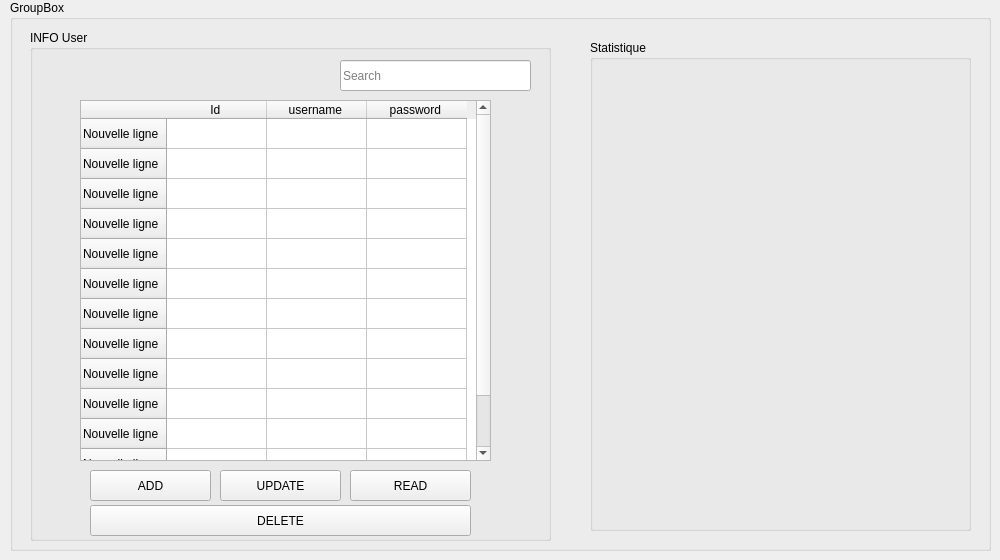
          <widget class="QWidget" name="page_3">
           <widget class="QGroupBox" name="groupBox">
            <property name="geometry">
             <rect>
              <x>10</x>
              <y>0</y>
              <width>981</width>
              <height>551</height>
             </rect>
            </property>
            <property name="title">
             <string>GroupBox</string>
            </property>
            <widget class="QGroupBox" name="groupBox_13">
             <property name="geometry">
              <rect>
               <x>20</x>
               <y>30</y>
               <width>521</width>
               <height>511</height>
              </rect>
             </property>
             <property name="styleSheet">
              <string notr="true"/>
             </property>
             <property name="title">
              <string>INFO User</string>
             </property>
             <widget class="QTableWidget" name="tableWidget_2">
              <property name="geometry">
               <rect>
                <x>50</x>
                <y>70</y>
                <width>411</width>
                <height>361</height>
               </rect>
              </property>
              <property name="styleSheet">
               <string notr="true"/>
              </property>
              <row>
               <property name="text">
                <string>Nouvelle ligne</string>
               </property>
              </row>
              <row>
               <property name="text">
                <string>Nouvelle ligne</string>
               </property>
              </row>
              <row>
               <property name="text">
                <string>Nouvelle ligne</string>
               </property>
              </row>
              <row>
               <property name="text">
                <string>Nouvelle ligne</string>
               </property>
              </row>
              <row>
               <property name="text">
                <string>Nouvelle ligne</string>
               </property>
              </row>
              <row>
               <property name="text">
                <string>Nouvelle ligne</string>
               </property>
              </row>
              <row>
               <property name="text">
                <string>Nouvelle ligne</string>
               </property>
              </row>
              <row>
               <property name="text">
                <string>Nouvelle ligne</string>
               </property>
              </row>
              <row>
               <property name="text">
                <string>Nouvelle ligne</string>
               </property>
              </row>
              <row>
               <property name="text">
                <string>Nouvelle ligne</string>
               </property>
              </row>
              <row>
               <property name="text">
                <string>Nouvelle ligne</string>
               </property>
              </row>
              <row>
               <property name="text">
                <string>Nouvelle ligne</string>
               </property>
              </row>
              <row>
               <property name="text">
                <string>Nouvelle ligne</string>
               </property>
              </row>
              <column>
               <property name="text">
                <string>Id </string>
               </property>
              </column>
              <column>
               <property name="text">
                <string>username </string>
               </property>
              </column>
              <column>
               <property name="text">
                <string>password </string>
               </property>
              </column>
             </widget>
             <widget class="QLineEdit" name="lineEdit_2">
              <property name="geometry">
               <rect>
                <x>310</x>
                <y>30</y>
                <width>191</width>
                <height>31</height>
               </rect>
              </property>
              <property name="styleSheet">
               <string notr="true"/>
              </property>
              <property name="text">
               <string/>
              </property>
              <property name="placeholderText">
               <string>Search</string>
              </property>
             </widget>
             <widget class="QPushButton" name="ADD_user_2">
              <property name="geometry">
               <rect>
                <x>60</x>
                <y>440</y>
                <width>121</width>
                <height>31</height>
               </rect>
              </property>
              <property name="styleSheet">
               <string notr="true"/>
              </property>
              <property name="text">
               <string>ADD</string>
              </property>
             </widget>
             <widget class="QPushButton" name="pushButton_13">
              <property name="geometry">
               <rect>
                <x>190</x>
                <y>440</y>
                <width>121</width>
                <height>31</height>
               </rect>
              </property>
              <property name="styleSheet">
               <string notr="true"/>
              </property>
              <property name="text">
               <string>UPDATE</string>
              </property>
             </widget>
             <widget class="QPushButton" name="pushButton_14">
              <property name="geometry">
               <rect>
                <x>320</x>
                <y>440</y>
                <width>121</width>
                <height>31</height>
               </rect>
              </property>
              <property name="styleSheet">
               <string notr="true"/>
              </property>
              <property name="text">
               <string>READ</string>
              </property>
             </widget>
             <widget class="QPushButton" name="pushButton_15">
              <property name="geometry">
               <rect>
                <x>60</x>
                <y>475</y>
                <width>381</width>
                <height>31</height>
               </rect>
              </property>
              <property name="styleSheet">
               <string notr="true"/>
              </property>
              <property name="text">
               <string>DELETE</string>
              </property>
             </widget>
            </widget>
            <widget class="QGroupBox" name="groupBox_5">
             <property name="geometry">
              <rect>
               <x>580</x>
               <y>40</y>
               <width>381</width>
               <height>491</height>
              </rect>
             </property>
             <property name="title">
              <string>Statistique</string>
             </property>
            </widget>
           </widget>
          </widget>
